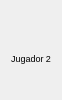
             <widget class="QWidget" name="wd_j2" native="true">
              <property name="sizePolicy">
               <sizepolicy hsizetype="Fixed" vsizetype="Preferred">
                <horstretch>0</horstretch>
                <verstretch>0</verstretch>
               </sizepolicy>
              </property>
              <property name="maximumSize">
               <size>
                <width>60</width>
                <height>16777215</height>
               </size>
              </property>
              <layout class="QVBoxLayout" name="verticalLayout_8">
               <property name="spacing">
                <number>0</number>
               </property>
               <item>
                <layout class="QVBoxLayout" name="ly_j2">
                 <property name="spacing">
                  <number>0</number>
                 </property>
                 <item alignment="Qt::AlignHCenter|Qt::AlignVCenter">
                  <widget class="QLabel" name="icon_j2">
                   <property name="sizePolicy">
                    <sizepolicy hsizetype="Fixed" vsizetype="Fixed">
                     <horstretch>0</horstretch>
                     <verstretch>0</verstretch>
                    </sizepolicy>
                   </property>
                   <property name="maximumSize">
                    <size>
                     <width>30</width>
                     <height>30</height>
                    </size>
                   </property>
                   <property name="text">
                    <string/>
                   </property>
                   <property name="pixmap">
                    <pixmap>../OneDrive/Escritorio/TF_POO_LOS_8_ESCALONES/vista/img/icono_verde.png</pixmap>
                   </property>
                   <property name="scaledContents">
                    <bool>true</bool>
                   </property>
                  </widget>
                 </item>
                 <item alignment="Qt::AlignHCenter|Qt::AlignVCenter">
                  <widget class="QLabel" name="nombre_j2">
                   <property name="maximumSize">
                    <size>
                     <width>16777215</width>
                     <height>14</height>
                    </size>
                   </property>
                   <property name="font">
                    <font>
                     <pointsize>7</pointsize>
                    </font>
                   </property>
                   <property name="text">
                    <string>Jugador 2</string>
                   </property>
                  </widget>
                 </item>
                 <item>
                  <layout class="QHBoxLayout" name="ly_rondas_j2">
                   <item>
                    <widget class="QLabel" name="r1_j2">
                     <property name="sizePolicy">
                      <sizepolicy hsizetype="Fixed" vsizetype="Fixed">
                       <horstretch>0</horstretch>
                       <verstretch>0</verstretch>
                      </sizepolicy>
                     </property>
                     <property name="maximumSize">
                      <size>
                       <width>15</width>
                       <height>15</height>
                      </size>
                     </property>
                     <property name="text">
                      <string/>
                     </property>
                     <property name="pixmap">
                      <pixmap>../OneDrive/Escritorio/TF_POO_LOS_8_ESCALONES/vista/img/vacio.png</pixmap>
                     </property>
                     <property name="scaledContents">
                      <bool>true</bool>
                     </property>
                    </widget>
                   </item>
                   <item>
                    <widget class="QLabel" name="r2_j2">
                     <property name="sizePolicy">
                      <sizepolicy hsizetype="Fixed" vsizetype="Fixed">
                       <horstretch>0</horstretch>
                       <verstretch>0</verstretch>
                      </sizepolicy>
                     </property>
                     <property name="maximumSize">
                      <size>
                       <width>15</width>
                       <height>15</height>
                      </size>
                     </property>
                     <property name="text">
                      <string/>
                     </property>
                     <property name="pixmap">
                      <pixmap>../OneDrive/Escritorio/TF_POO_LOS_8_ESCALONES/vista/img/vacio.png</pixmap>
                     </property>
                     <property name="scaledContents">
                      <bool>true</bool>
                     </property>
                    </widget>
                   </item>
                  </layout>
                 </item>
                </layout>
               </item>
              </layout>
             </widget>
